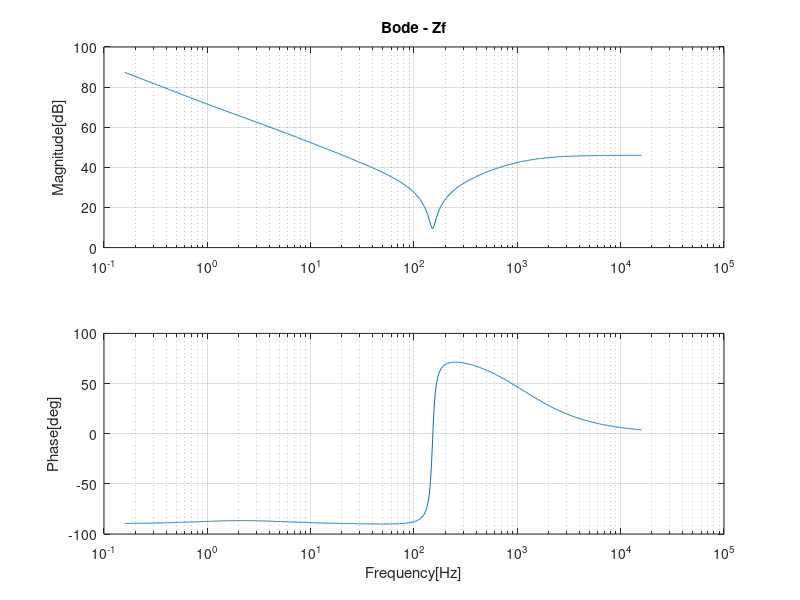

Reproduce this figure in MATLAB.
% C-Type Damped Harmonic Filter 'CTPF'

clear all; % clear all code
close all; % close all windows
clc; % command line clear

% Load the control package for transfer functions [tf]
pkg load control

% Define filter parameters
C1 = 43e-06; % Main C, 43uF example for 150Hz Fres
C2 = 345e-06; % Part of the LC network, 345uF example for 150Hz Fres
L = 29e-03; % Part of the LC network, 29mH example for 150Hz Fres
R = 200; % Damping resistor, 200 Ohm example for 150Hz Fres

% Setup a transfer function in the `s` domain [laplace]
s = tf('s');

% Transfer function for impedance [Zf]
% Doc: Novel Design Methodology for C-type Harmonic Filter Banks, IEEE 2012
% Authors: Randy Horton, Roger Dugan, Daryl Hallmark
% DOI: 10.1109/TDC.2012.6281629
Zf = ( (R * (s^3)) + ((s^2) / C1) + (((R / (L * C2)) + ...
     (R / (L * C1))) * s) + (1 / (L * C2 * C1)) ) / ...
     ( ((s^2) + ((R / L) * s) + (1 / (L * C2)) ) * s );

% Bode plot of the impedance response
[bode_mag, bode_pha, bode_w] = bode(Zf);

bode_hz = bode_w / (2 * pi); % Convert from rps to hz
bode_mag_db = 20 * (log10(bode_mag)); % Convert from ratio to dB

% Manual bode plots with Hz [not Rad/s]
figure
subplot(2,1,1); % Subplot 1 of (2,1)
semilogx(bode_hz, bode_mag_db); % Plot the magnitude
zoom on;
grid on;
title('Bode - Zf');
ylabel('Magnitude[dB]');

subplot(2,1,2); % Subplot 2 of (2,1)
semilogx(bode_hz, bode_pha); % Plot the phase
grid on;
zoom on;
ylabel('Phase[deg]');
xlabel('Frequency[Hz]');

% Manually calculating the filter impedance at some frequency of interest.
% Note, to calculate Zf (Ohms) from the bode plot: Zf = 10^(dB/20) or ...
% Note, to calculate dB from the Cf calculation = 20*Log(Zf)
f = 150; % What frequency do we want to calculate the filter impedance?
% L & C2 in series, in parallel with R, all of this group in series with C1
Zf = abs(((1/(2*pi*f*C1))*(-i)) + ...
     (1 / ((1 / (((1/(2*pi*f*C2))*(-i)) + ((2*pi*f*L)*(i)))) + (1/R))));
